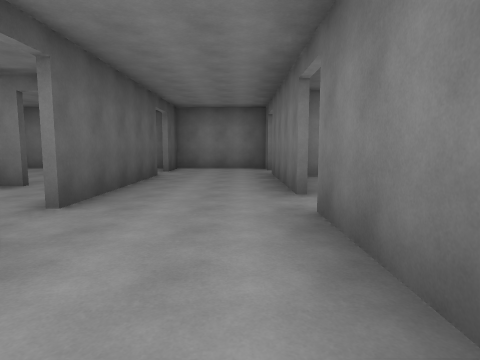
view 1 (above)

24 first-person views from a walk through a scene from a Unity 3-D project. The camera is 1.5 m above the floor, tilts 6° down and sees 75° across. Doors are open. The floor is counted in squares, 2.62 m on a side. Each view is taken from the middle of a square. On the plan, view 1 faces up. The plan holds only what a view shows up to about 9 squares ahead; the rest is blank. The place goes on beyond the plan. The player character is not drawn.

view 2
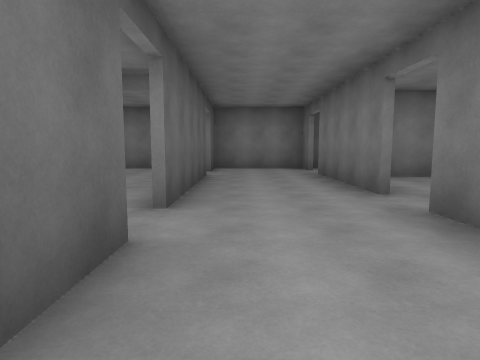

view 3
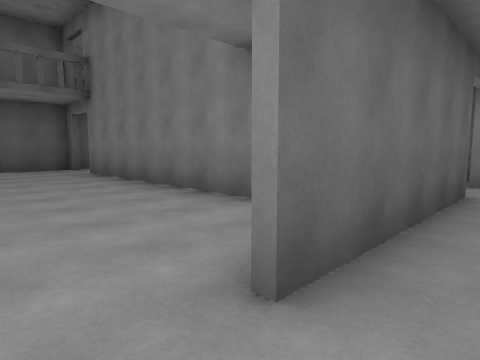

view 4
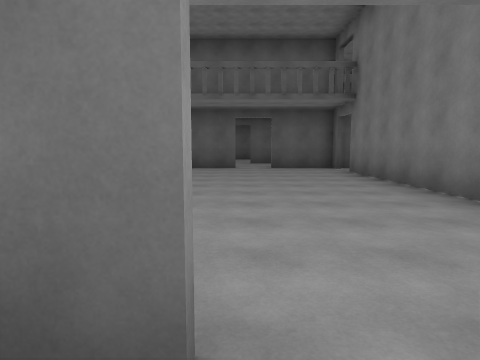

view 5
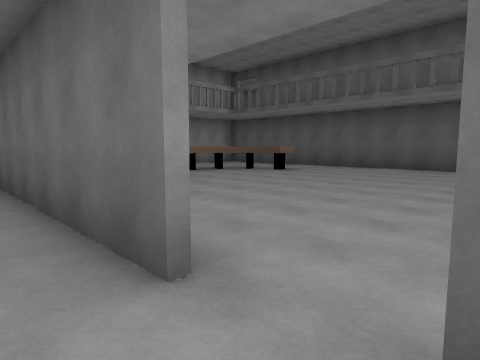

view 6
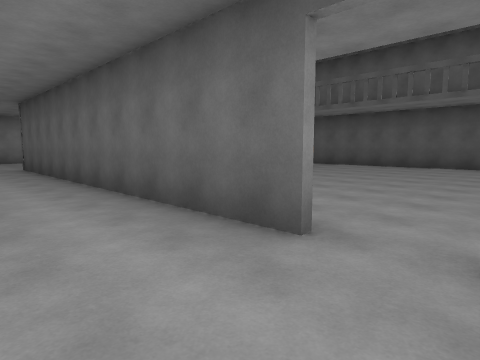

view 7
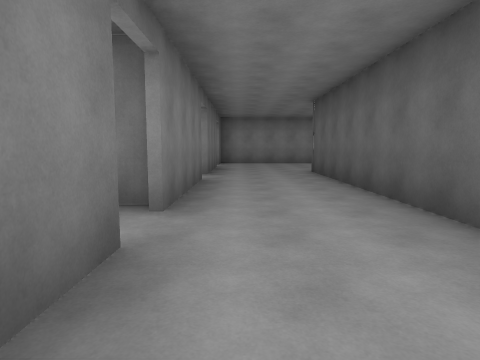

view 8
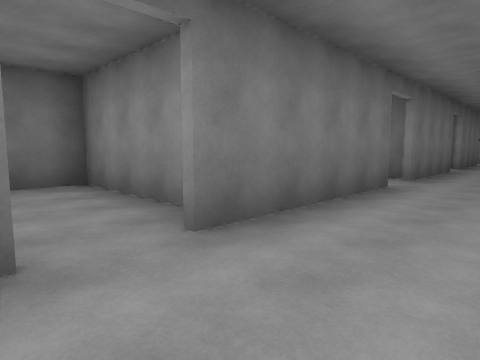

view 9
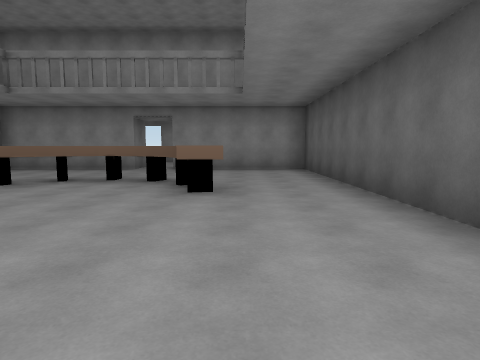

view 10
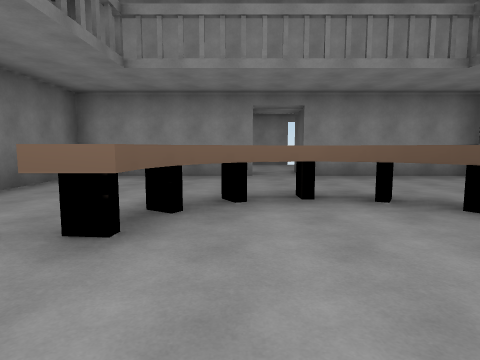

view 11
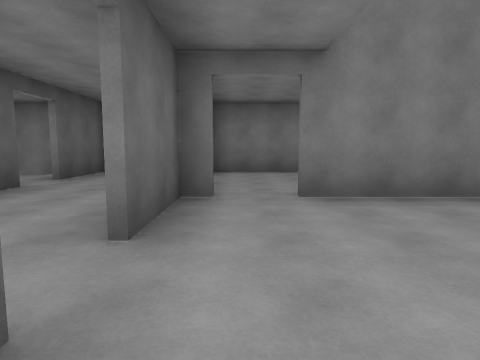

view 12
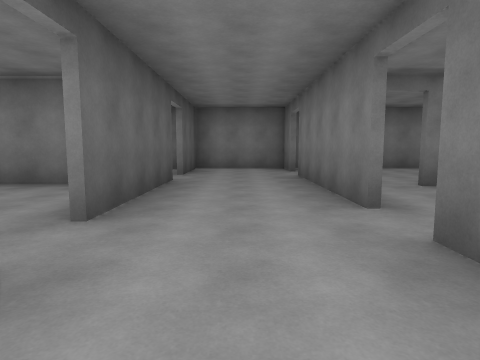

view 13
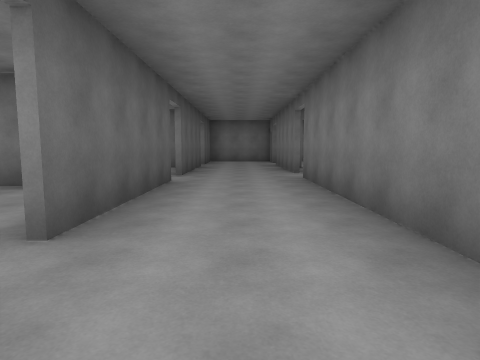

view 14
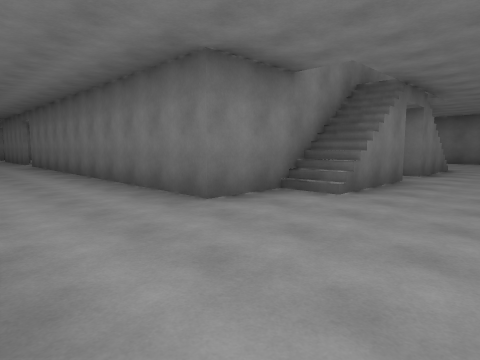

view 15
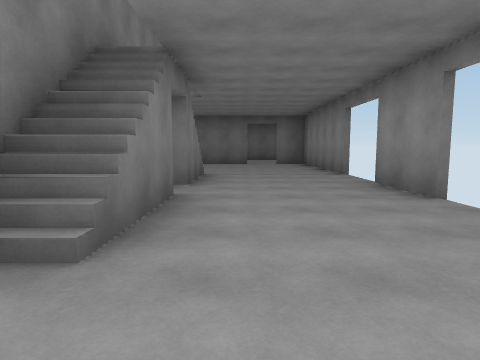

view 16
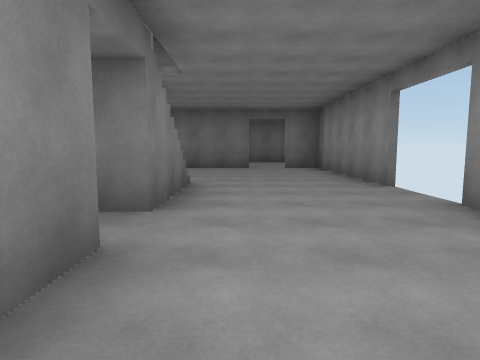

view 17
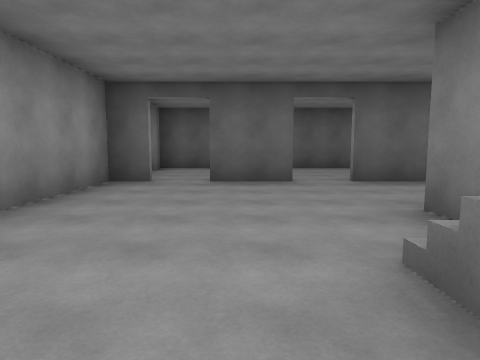

view 18
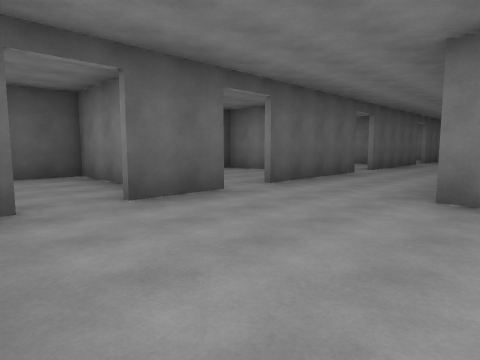

view 19
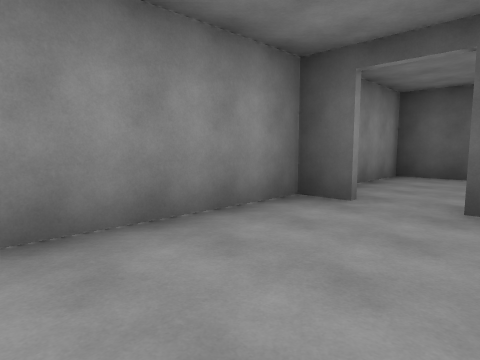

view 20
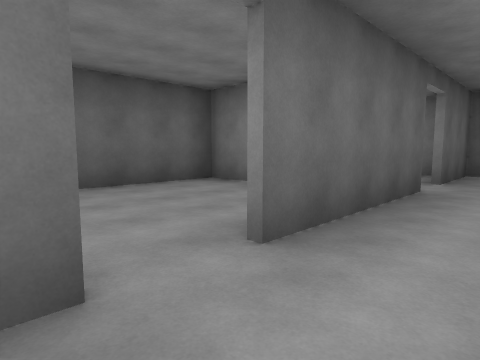

view 21
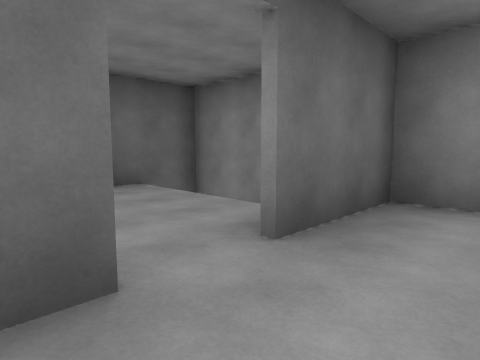

view 22
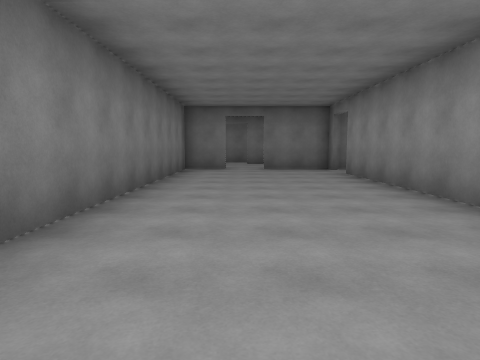

view 23
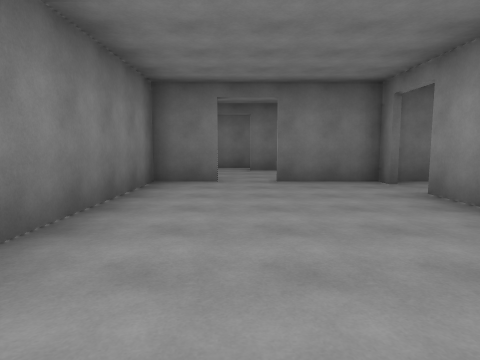

view 24
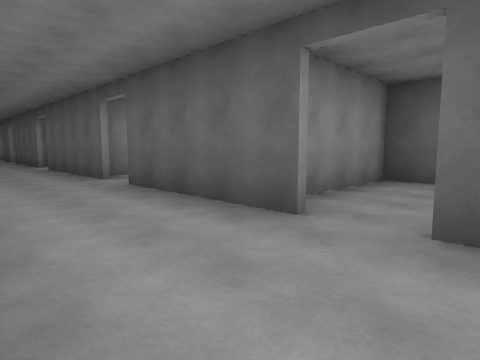

### Floor plan
Key: @ floor where view 1 was taken; # wall or solid block; . floor; / step, stairs or slope; D open door.
Columns run from 16 left of view 1 to 4 right of it. Each row starts with its distance up from view 1.
  9   ################
  8  ///#.#.......#..##
  7 #...#.............#
  6 #...D.#.......#..###
  5 #####.#D#####DD..#.
  4 #...#.#.......#..#.
  3 #...#.D.......D.....#
  2 #...D.D.......D..####
  1 #####.#.......#..#
  0     #.#.......#.@#
 -1     #.#.......#...
 -2     D.#..#..#.#..#
 -3     D.#..#.##.#..#
 -4     #.#...#...#..#
 -5     #.#.......#...
 -6     D.####.####..#
 -7     D.../#////...#
 -8 #####............#
 -9 #.................
-10 #...#............#
-11 ### ####  #  #####

Where each view was taken, in squares from view 1:
view 1: 0 up, 0 right, facing up
view 2: 0 up, 1 left, facing up
view 3: 2 up, 1 left, facing up-left
view 4: 2 up, 1 left, facing left
view 5: 3 up, 1 left, facing down-left
view 6: 3 up, 0 right, facing down-left
view 7: 1 up, 0 right, facing down
view 8: 4 up, 1 left, facing down-right
view 9: 2 up, 8 left, facing down
view 10: 0 up, 5 left, facing down
view 11: 1 up, 9 left, facing up
view 12: 0 up, 11 left, facing up
view 13: 4 down, 11 left, facing up
view 14: 9 down, 12 left, facing up-right
view 15: 8 down, 10 left, facing right
view 16: 8 down, 8 left, facing right
view 17: 8 down, 7 left, facing left
view 18: 10 down, 9 left, facing up-left
view 19: 8 down, 9 left, facing down-left
view 20: 1 up, 11 left, facing up-left
view 21: 5 up, 11 left, facing up-left
view 22: 7 up, 10 left, facing right
view 23: 7 up, 7 left, facing right
view 24: 7 up, 10 left, facing down-left
